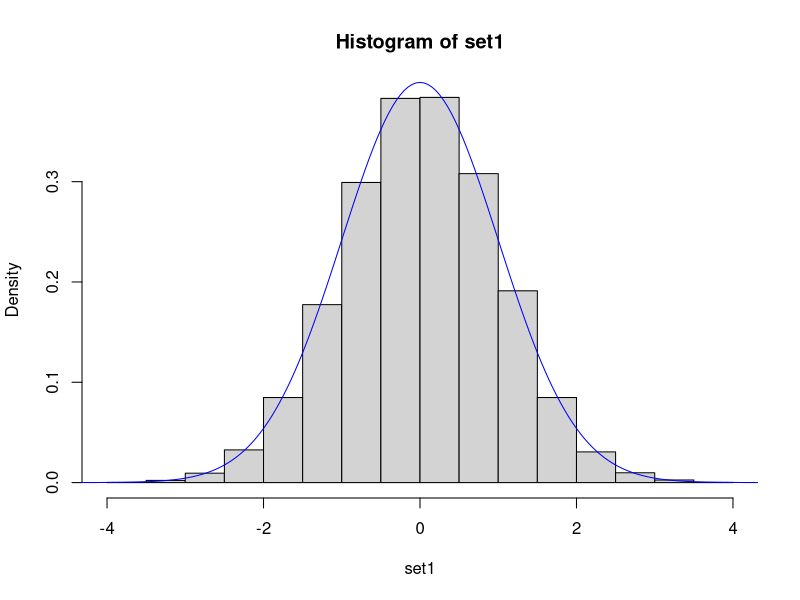
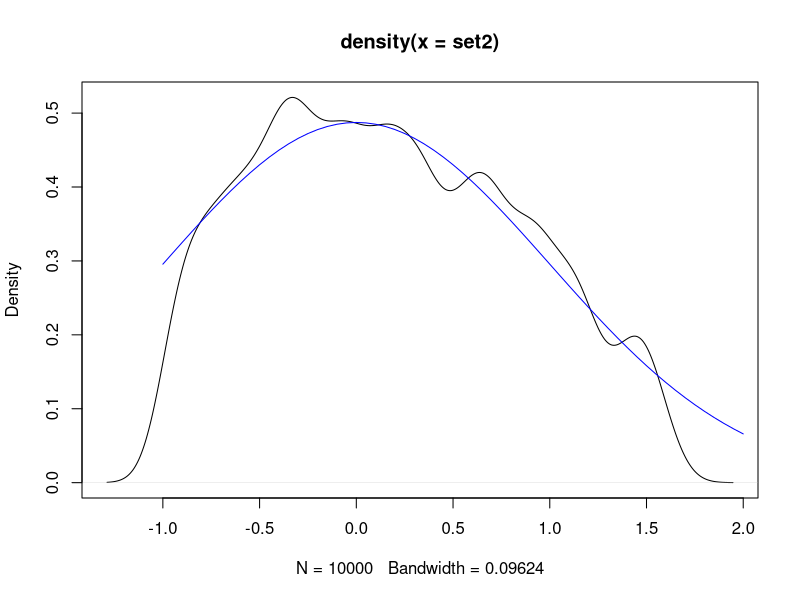
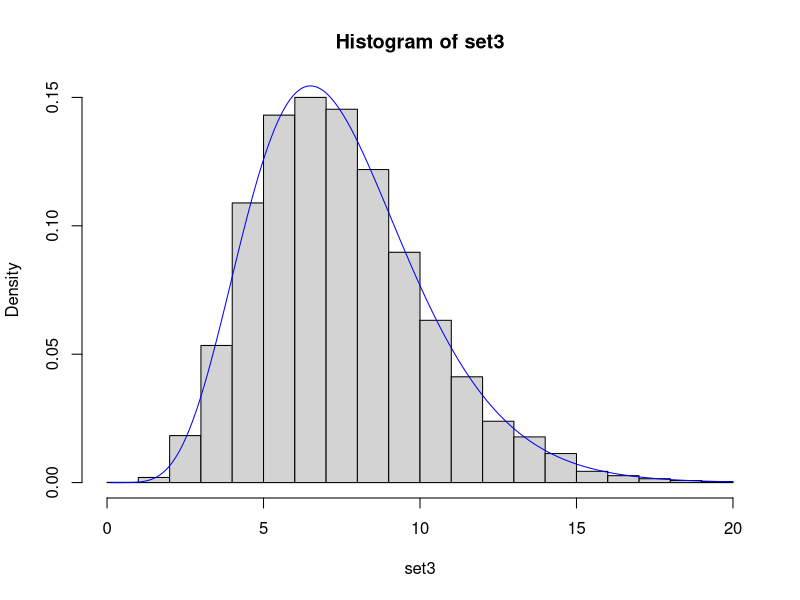

Source code (R) for these figures, in order:
### The two main functions are ars() and setParams(). The calcDeriv() and expCDF() functions are used
### by setParams(); the setParams(), lowerPDF(), expPDF(), and invCDF() functions are used by ars().
### setParams() calculates the parameters of the enveloping function for a set of fixed points; those
### parameters are used in ars() for all of the other function calls.

### KEY:
### p = fixed points; intially provided by user, and updated after every rejection
### min_bound / max_bound = the boundaries on the function; all fixed points should be within min_bound and max_bound
### m_p = slope of lines in log of enveloping function at each fixed point p (uses y = mx + b form)
### b_vec = b in (y = mx + b)
### lf_p = value of log of user-provided function at fixed points p
### int_x = intersection point for lines in log of enveloping function
### shift = vertical shift for each segment of enveloping function to create a continuous CDF
### adj = vertical shift for the entire enveloping CDF so that F(x) = 0 at min_bound
### nc = normalizing constant so that max point of enveloping CDF is 1


# function to calculate slope of tangent lines
calcDeriv <- function(fn, p){
  dif <- 1e-10

  p1 <- fn(p)
  p2 <- fn(p + dif)

  slope <- (p2 - p1) / dif
  return(slope)
}

# function to calculate lower squeeze function
lowerPDF <- function(fn, x, p){

  # squeeze function only applies if x is between the min and max fixed points
  if (x <= min(p) | x >= max(p)){
    return(0)

  } else {

    w <- findInterval(x, c(-Inf, p, Inf)) # find which section of squeeze line applies to x
    y <- ((p[w] - x)*log(fn(p[w-1])) + (x - p[w-1])*log(fn(p[w])))/(p[w] - p[w-1]) # value of squeeze at x
    return(exp(y))
  }
}

# function to compute piecewise exponential PDF
expPDF <- function(x, p, int_x, m_p, lf_p){

  b_vec <- lf_p - p*m_p # calculate b in y=mx+b format for each tangent line
  w <- findInterval(x, c(-Inf, int_x, Inf)) # find section of enveloping function that applies to x
  y <- m_p[w]*x + b_vec[w] # calculate y=log(env(x))
  return(exp(y))

}

# function to compute piecewise exponential CDF
expCDF <- function(x, p, int_x, m_p, lf_p){
  exp_cdf <- rep(0, length(x))
  b_vec <- lf_p - p*m_p # calculate b in y=mx+b format for each tangent line
  which_section <- findInterval(x, c(-Inf, int_x, Inf)) # break x vector into sections denoting related enveloping line
  nsections <- max(which_section)

  # calculate starting point of each segment of piecewise CDF
  piece_difs <- rep(0, length(int_x)+1)
  for (j in 1:length(int_x)){
    left <- (1/m_p[j])*exp(m_p[j]*int_x[j] + b_vec[j])
    right <- (1/m_p[j+1])*exp(m_p[j+1]*int_x[j] + b_vec[j+1])
    piece_difs[j+1] <- right - left
  }
  piece_difs_cumul <- cumsum(piece_difs) # vertical adjustment to pieces of CDF to create continuity

  for (k in 1:nsections){ # loop through pieces of piecewise function, computing F(x) for each x
    x_section <- x[which_section == k]
    y_section <- (1/m_p[k])*exp(m_p[k]*x_section + b_vec[k])
    exp_cdf[which_section == k] <- y_section - piece_difs_cumul[k]
  }

  adj <- min(exp_cdf) # set minimum point of CDF to zero
  nc <- max(exp_cdf - adj) # normalizing constant
  norm_exp_cdf <- (exp_cdf - adj) / nc # normalized piecewise CDF
  return(list(cdf=norm_exp_cdf, difs=piece_difs_cumul, norm.const = nc, adj = adj))
}

# function to take invert the CDF at a given point for F(x)
invCDF <- function(y, int_x, m_p, b_vec, nc, shift, adj){
  n <- length(m_p) - 1
  breaks <- ((1/m_p[1:n])*exp(m_p[1:n]*int_x + b_vec[1:n]) - shift[1:n])/nc
  loc <- findInterval(y, c(-Inf, breaks, Inf))
  x_output <- (log(m_p[loc]*(nc*y + shift[loc] + adj)) - b_vec[loc])/m_p[loc]
  return(x_output)
}

# calculate the parameters for the enveloping function for a given set of fixed points p
setParams <- function(fn, min_bound, max_bound, p){

  x <- sort(c(min_bound, max_bound, p)) # critical x-values
  m_p <- calcDeriv(function(x) log(fn(x)), p) # calculate slope of tangent lines
  lf_p <- log(fn(p)) # calculate value of log function at eval point

  # compute intersection points
  n <- length(p)
  int_x <- (lf_p[2:n] - lf_p[1:n-1] - p[2:n]*m_p[2:n] + p[1:n-1]*m_p[1:n-1]) / (m_p[1:n-1] - m_p[2:n])

  # calculate parameters for inverse CDF
  exp_cdf <- expCDF(x, p, int_x, m_p, lf_p) # y-output for piecewise linear PDF
  nc <- exp_cdf$norm.const
  shift <- exp_cdf$difs
  adj <- exp_cdf$adj
  b_vec <- lf_p - p*m_p

  # return the parameters needed by the invCDF function
  return(list(m_p = m_p, lf_p = lf_p, int_x = int_x, b_vec = b_vec, nc=nc, shift=shift, adj = adj))
}

# main ARS sampling function
# Requires user to input min, max, and fixed points p
# I would suggest having tests to make sure the user provides at least 2 fixed points, and
# making sure all fixed points are between the min and the max
ars <- function(fn, min_bound, max_bound, p, n_iter = 1000){
  p <- sort(p)
  i <- 1
  set <- rep(0, n_iter)
  par <- setParams(fn, min_bound, max_bound, p) # calculate parameters for initial set of fixed points

  # loop through iterations
  while (i <= n_iter){
    y <- runif(1)
    unif <- runif(1)
    x_val <- invCDF(y, par$int_x, par$m_p, par$b_vec, par$nc, par$shift, par$adj)
    exp_pdf <- expPDF(x_val, p, par$int_x, par$m_p, par$lf_p)
    squeeze <- lowerPDF(fn, x_val, p)
    # if squeeze test is passed, accept and iterate
    if ((squeeze / exp_pdf) > unif){
      set[i] <- x_val
      i <- i + 1
    } else { # if squeeze test failed, perform envelope test
      # if envelope test passed, accept and iterate
      if ((fn(x_val) / exp_pdf) > unif){
        set[i] <- x_val
        i <- i + 1
      } else { # if envelope test fails, reject and add candidate point to fixed points
        p <- sort(c(p, x_val))
        par <- setParams(fn, min_bound, max_bound, p)
      }
    }
  }
  return(set)
}


#### test 1: standard normal distribution

min <- -5
max <- 5
p <- c(-3, 2)
set1 <- ars(dnorm, min, max, p, n_iter = 10000)
z <- seq(min, max, by=0.05)
hist(set1, prob=TRUE)
lines(z, dnorm(z), type="l", col="blue")


### test 2: truncated standard normal distribution

min <- -1
max <- 2
p <- c(-0.8, 1.3)
set2 <- ars(dnorm, min, max, p, n_iter = 10000)
z <- seq(min, max, by=0.05)
plot(density(set2))
lines(z, dnorm(z)/(pnorm(max) - pnorm(min)), type="l", col="blue")


### test 3: gamma distribution

gamma_test <- function(x){
  k <- dgamma(x, shape=7.5, scale=1)
  return(k)
}

min <- 0.1
max <- 20
p <- c(3, 10)
set3 <- ars(gamma_test, min, max, p, n_iter = 10000)
z <- seq(min, max, by=0.05)
hist(set3, prob=TRUE)
lines(z, gamma_test(z), type="l", col="blue")



testfn <- function(x){
  k <- dgamma(x, shape=7.5, scale=1)
  return(k)
}
